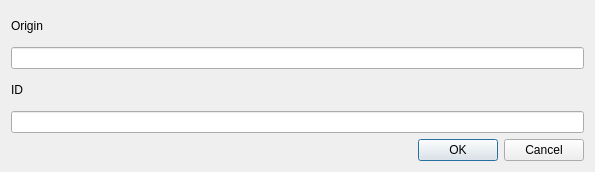
<?xml version="1.0" encoding="UTF-8"?>
<ui version="4.0">
 <class>AddNewClientDialog</class>
 <widget class="QDialog" name="AddNewClientDialog">
  <property name="geometry">
   <rect>
    <x>0</x>
    <y>0</y>
    <width>595</width>
    <height>172</height>
   </rect>
  </property>
  <property name="windowTitle">
   <string>Add New Client</string>
  </property>
  <layout class="QGridLayout" name="gridLayout">
   <item row="0" column="0">
    <layout class="QVBoxLayout" name="verticalLayout">
     <item>
      <widget class="QLabel" name="label">
       <property name="text">
        <string>Origin</string>
       </property>
      </widget>
     </item>
     <item>
      <widget class="QLineEdit" name="originEdit"/>
     </item>
     <item>
      <widget class="QLabel" name="label_2">
       <property name="text">
        <string>ID</string>
       </property>
      </widget>
     </item>
     <item>
      <widget class="QLineEdit" name="idEdit"/>
     </item>
     <item>
      <widget class="QDialogButtonBox" name="buttonBox">
       <property name="orientation">
        <enum>Qt::Horizontal</enum>
       </property>
       <property name="standardButtons">
        <set>QDialogButtonBox::Cancel|QDialogButtonBox::Ok</set>
       </property>
      </widget>
     </item>
    </layout>
   </item>
  </layout>
 </widget>
 <resources/>
 <connections>
  <connection>
   <sender>buttonBox</sender>
   <signal>accepted()</signal>
   <receiver>AddNewClientDialog</receiver>
   <slot>accept()</slot>
   <hints>
    <hint type="sourcelabel">
     <x>248</x>
     <y>254</y>
    </hint>
    <hint type="destinationlabel">
     <x>157</x>
     <y>274</y>
    </hint>
   </hints>
  </connection>
  <connection>
   <sender>buttonBox</sender>
   <signal>rejected()</signal>
   <receiver>AddNewClientDialog</receiver>
   <slot>reject()</slot>
   <hints>
    <hint type="sourcelabel">
     <x>316</x>
     <y>260</y>
    </hint>
    <hint type="destinationlabel">
     <x>286</x>
     <y>274</y>
    </hint>
   </hints>
  </connection>
 </connections>
</ui>
